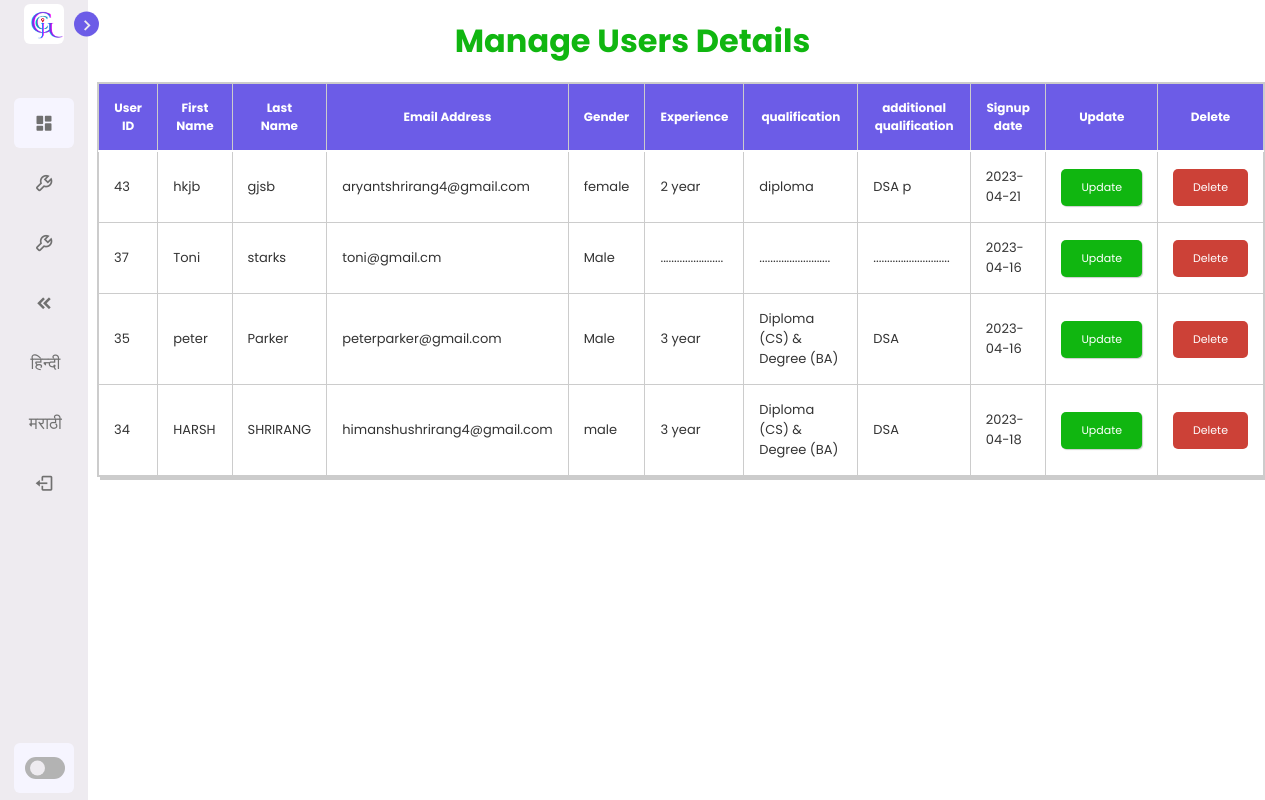
Page /admin_manage_users.php (signed in) on the committed database.
### tables this page shows
CREATE TABLE `users` (
  `id` int(11) NOT NULL,
  `fname` varchar(255) DEFAULT NULL,
  `lname` varchar(255) DEFAULT NULL,
  `email` varchar(300) DEFAULT NULL,
  `gender` char(10) DEFAULT NULL,
  `experience` varchar(255) DEFAULT NULL,
  `qualification` varchar(255) DEFAULT NULL,
  `aqualification` varchar(300) DEFAULT NULL,
  `password` varchar(300) DEFAULT NULL,
  `date` date DEFAULT NULL
);

### admin_manage_users.php (the view, shortened to what this page needs)
<!DOCTYPE html>
<?php
include("admin_all_nav.php");
$result = mysqli_query($dbc, "SELECT * FROM users ORDER by id DESC");
?>
<html lang="en">
<head>
    <link rel="stylesheet" href="css/new_table1.css">
</head>
<body>
<?php include("Loader.php");?>
    <h1>Manage Users Details</h1>
    <table style=" margin-left: 97px;">
        <tr>
            <th>User ID</th>
            <th>First Name</th>
            <th>Last Name</th>
            <th>Email Address</th>
            <th>Gender</th>
            <th>Experience</th>
            <th>qualification</th>
            <th>additional qualification</th>
            <th>Signup date</th>
            <th>Update</th>
            <th>Delete</th>
        </tr>
        <?php
        while ($res = mysqli_fetch_array($result)) {
            echo '<tr>';
            echo '<td>' . $res['id'] . '</td>';
            echo '<td>' . $res['fname'] . '</td>';
            echo '<td>' . $res['lname'] . '</td>';
            echo '<td>' . $res['email'] . '</td>';
            echo '<td>' . $res['gender'] . '</td>';
            echo '<td>' . $res['experience'] . '</td>';
            echo '<td>' . $res['qualification'] . '</td>';
            echo '<td>' . $res['aqualification'] . '</td>';
            echo '<td>' . $res['date'] . '</td>';
            echo "<td> <a href =\"admin_update_users.php?id=$res[id]\" ><input type='submit' value='Update' class='button2'></a></td> ";
            echo "<td> <a href=\"admin_delete_users.php?id=$res[id]\"  onclick=\"return confirm('Are you sure want to delete ?')\"><input type='submit' value='Delete' class='button3' ></a></td>";
        }
        ?>
    </table>
</body>
</html>

### admin_all_nav.php (shortened to what this page needs)
<!DOCTYPE html>
<html lang="en">
<head>
    <link rel="stylesheet" href="css/admin_all_nav.css">
    <link href='https://unpkg.com/boxicons@2.1.1/css/boxicons.min.css' rel='stylesheet'>
</head>
<body>
    <nav class="sidebar close">
        <header>
            <div class="image-text">
                <span class="image">
                    <img src=" img/logo.png" alt="">
                </span>
            </div>
            <i class='bx bx-chevron-right toggle'></i>
        </header>
        <div class="menu-bar">
            <div class="menu">
                <li class="search-box">
                    <a href="admin_home_page.php" id="sidebar-for-home-icon">
                    <i class='bx bxs-dashboard icon' ></i>
                    </a>
                </li>
                <li class="nav-link">
                    <a href="admin_manage_jobs.php">
                    <i class='bx bx-wrench icon'></i>
                    </a>
                </li>
                <li class="nav-link">
                    <a href="admin_manage_users.php">
                    <i class='bx bx-wrench icon'></i>
                    </a>
                </li>
                <li class="nav-link">
                    <a href="index.php">
                    <i class='bx bxs-chevrons-left icon'></i>
                    </a>
                </li>
                    <li class="nav-link">
                        <a href="#" id="hindi-link">
                            <i class='bx bxs icon'><span style="font-weight:500; font-size:17px; margin-left:3px;">हिन्दी </span></i>
                        </a>
                    </li>
                    <li class="nav-link">
                        <a href="#" id="marathi-link">
                            <i class='bx bxs icon'><span style="font-weight:500; font-size:17px; margin-left:3px;"> मराठी</span></i>
                        </a>
                    </li>
                    <li class="nav-link">
                    <a href="logout.php" onclick="return confirm('Are you sure want to Logout your admin account?')">
                        <i class='bx bx-log-out icon'></i>
                    </a>
                </li>
            </div>
            <div class="bottom-content">
                <li class="mode">
                    <div class="toggle-switch">
                        <span class="switch"></span>
                    </div>
                </li>
            </div>
        </div>
    </nav>
</body>
</html>

### Loader.php (shortened to what this page needs)
<!DOCTYPE html>
<html lang="en">
<head>
    <link rel="stylesheet" href="css/loader.css">
</head>
<body onload="myfunction()">
</body>
</html>

### css/admin_all_nav.css (style rules this page uses)
* { margin: 0; padding: 0; box-sizing: border-box; font-family: 'Poppins', sans-serif; }
:root { --body-color: #e4e9f700; --sidebar-color: #eeebf0; --primary-color: #6c5ce7; --primary-color-light: #F6F5FF; --toggle-color: #b3b3b3; --text-color: #707070; --tran-03: all 0.2s ease; --tran-03: all 0.3s ease; --tran-04: all 0.3s ease; --tran-05: all 0.3s ease; }
body { min-height: 100vh; background-color: var(--body-color); transition: var(--tran-05); }
.sidebar { display: block; position: fixed; top: 0; left: 0; height: 100%; width: 262px; padding: 0px 14px; background: var(--sidebar-color); transition: var(--tran-05); z-index: 100; }
.sidebar.close { width: 88px; }
.sidebar li { height: 50px; list-style: none; display: flex; align-items: center; margin-top: 10px; }
.sidebar header .image, .sidebar .icon { min-width: 60px; border-radius: 6px; }
.sidebar .icon { min-width: 60px; border-radius: 6px; height: 100%; display: flex; align-items: center; justify-content: center; font-size: 20px; }
.sidebar .text, .sidebar .icon { color: var(--text-color); transition: var(--tran-03); }
.sidebar header { position: relative; }
.sidebar header .image-text { display: flex; align-items: center; }
.sidebar header .image { display: flex; align-items: center; justify-content: center; }
.sidebar header .image img { width: 40px; border-radius: 6px; }
.sidebar header .toggle { position: absolute; top: 50%; right: -25px; transform: translateY(-50%) rotate(180deg); height: 25px; width: 25px; background-color: var(--primary-color); color: var(--sidebar-color); border-radius: 50%; display: flex; align-items: center; justify-content: center; font-size: 22px; cursor: pointer; transition: var(--tran-05); }
.sidebar.close .toggle { transform: translateY(-50%) rotate(0deg); }
.sidebar .menu { margin-top: 40px; }
.sidebar li.search-box { border-radius: 6px; background-color: var(--primary-color-light); cursor: pointer; transition: var(--tran-05); }
.sidebar li a { list-style: none; height: 100%; background-color: transparent; display: flex; align-items: center; height: 100%; width: 100%; border-radius: 6px; text-decoration: none; transition: var(--tran-03); }
.sidebar .menu-bar { height: calc(100% - 55px); display: flex; flex-direction: column; justify-content: space-between; overflow-y: scroll; }
.sidebar .menu-bar .mode { border-radius: 6px; background-color: var(--primary-color-light); position: relative; transition: var(--tran-05); }
.menu-bar .bottom-content .toggle-switch { position: absolute; right: 0; height: 100%; min-width: 60px; display: flex; align-items: center; justify-content: center; border-radius: 6px; cursor: pointer; }
.toggle-switch .switch { margin-left: 2px; position: relative; height: 22px; width: 40px; border-radius: 25px; background-color: var(--toggle-color); transition: var(--tran-05); }
.switch::before { content: ''; position: absolute; height: 15px; width: 15px; border-radius: 50%; top: 50%; left: 5px; transform: translateY(-50%); background-color: var(--sidebar-color); transition: var(--tran-04); }

### css/new_table1.css (style rules this page uses)
table { display: inline-flex; border-collapse: collapse; box-align: center; border: 1px solid #ccc; box-shadow: 3px 3px 0px 0px rgba(0, 0, 0, 0.2); }
h1 { font-size: 32px; list-style: 24px; padding: 17px; text-align: center; color:rgb(16, 182, 16); }
th { background-color: #6c5ce7; color: #fff; padding: 15px; font-size: 12px; border: 1px solid #ccc; text-align: left; text-align: center; border-bottom: 2px solid #fff; }
td { background-color: #fff; color: #333; padding: 15px; font-size: 13px; border: 1px solid #ccc; }
tr:nth-child(even) { background-color: #f2f2f2; }
body { background-color: #fff; }
.button2 { background-color: #10b610;; color: #fff; padding: 10px 20px; border: none; border-radius: 5px; font-size: 11px; cursor: pointer; transition: background-color 0.3s ease-in-out; }
.button3 { background-color: #cc4137;; color: #fff; padding: 10px 20px; border: none; border-radius: 5px; font-size: 11px; cursor: pointer; transition: background-color 0.3s ease-in-out; }
.button1, .button2 { box-shadow: 1px 1px 1px rgba(0, 0, 0, 0.2); }

### rows in the picture
users: id "43", fname "hkjb", lname "gjsb", email "aryantshrirang4@gmail.com", gender "female", experience "2 year", qualification "diploma", aqualification "DSA p", date "2023-04-21"
users: id "37", fname "Toni", lname "starks", email "toni@gmail.cm", gender "Male", experience ".......................", qualification "..........................", aqualification "............................", date "2023-04-16"
users: id "35", fname "peter", lname "Parker", email "peterparker@gmail.com", gender "Male", experience "3 year", qualification "Diploma (CS) & Degree (BA)", aqualification "DSA", date "2023-04-16"
users: id "34", fname "HARSH", lname "SHRIRANG", email "himanshushrirang4@gmail.com", gender "male", experience "3 year", qualification "Diploma (CS) & Degree (BA)", aqualification "DSA", date "2023-04-18"
